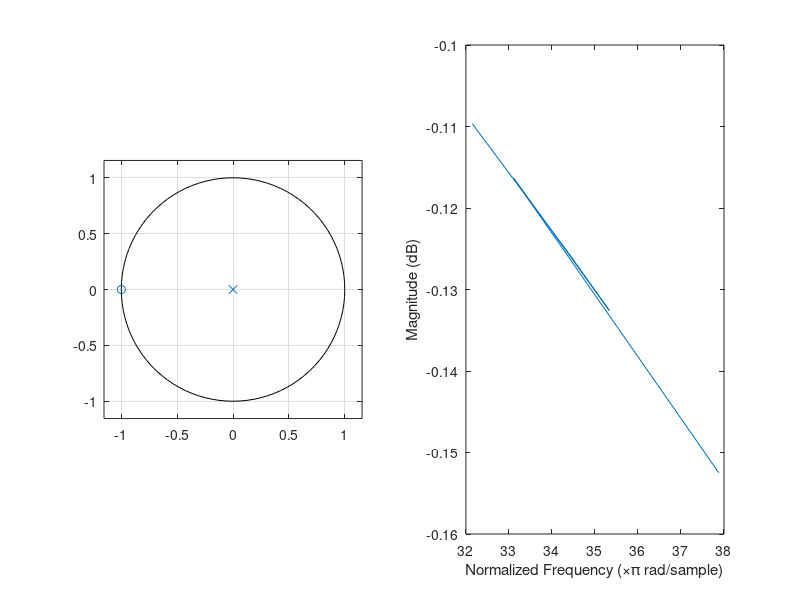

Source code (MATLAB):
clc
clear all

c = poly(-ones(1,1));
c = poly(-ones(1,1))/sum(c);

figure
subplot(1,2,1)
zplane(c)
ax.XLim = [-1 1];
ax.YLim = [-1 1];
subplot(1,2,2)
[h,w] = freqz(c,1,'whole',2001);
plot(w/pi,20*log10(abs(h)))
ax.XLim = [0 1];
ax.YLim = [0 -40];
xlabel('Normalized Frequency (\times\pi rad/sample)')
ylabel('Magnitude (dB)')